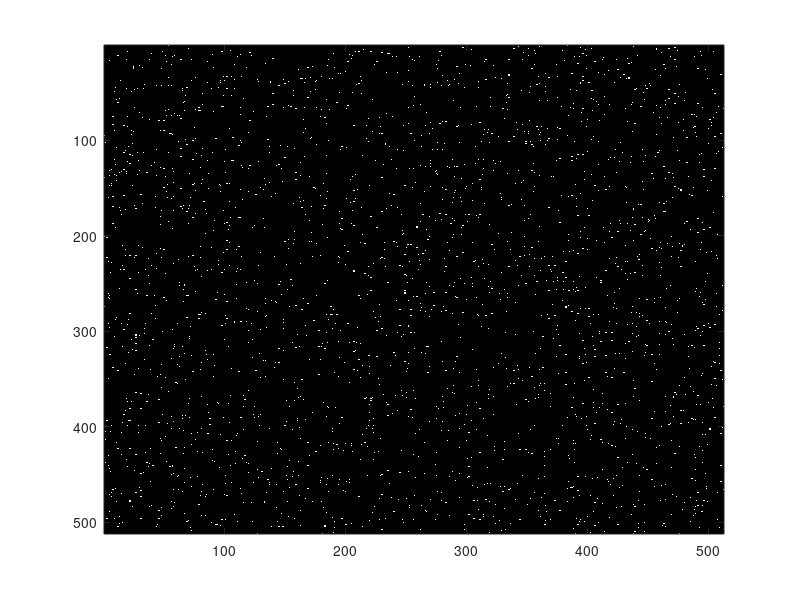
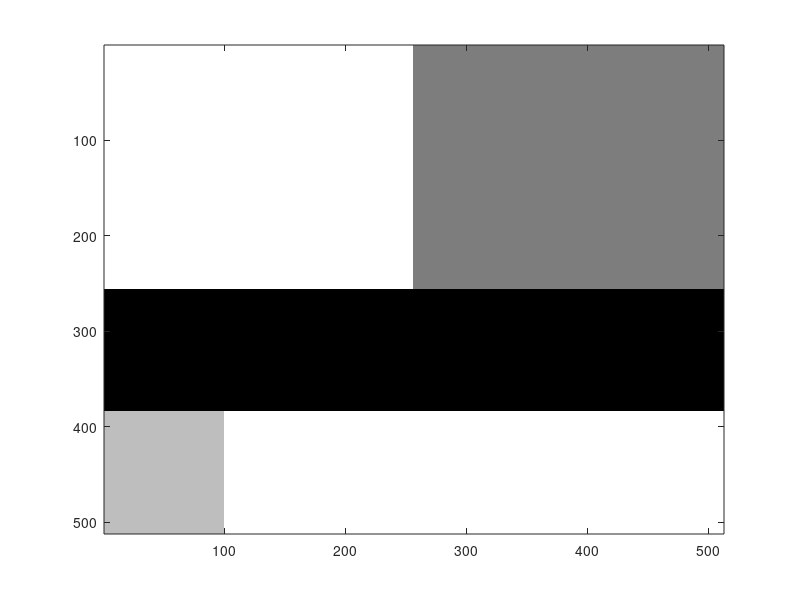

The MATLAB source for these figures, in order:
%% Sparse image

% Generation of a sparse image
N = 512;
M = 512;
sparse = 0.01;

i_sparse = zeros(N, M);
i_sparse = i_sparse(:);
n = length(i_sparse);
pos = randperm(n);
i_sparse(pos(1:round(n*sparse))) = 1;
i_sparse = reshape(i_sparse, N, M);

figure
imagesc(i_sparse); colormap gray;

%% piecewise-constant image 
N = 512;
M = 512;

image_tv = zeros(N, M);
image_tv(1:256,1:256) = .8;
image_tv(1:256, 256:512) = .6;
image_tv(256:384,1:512) = .4;
image_tv(384:512,1:100) = .7;
image_tv(384:512,100:512) = .8;

figure
imagesc(image_tv); colormap gray;